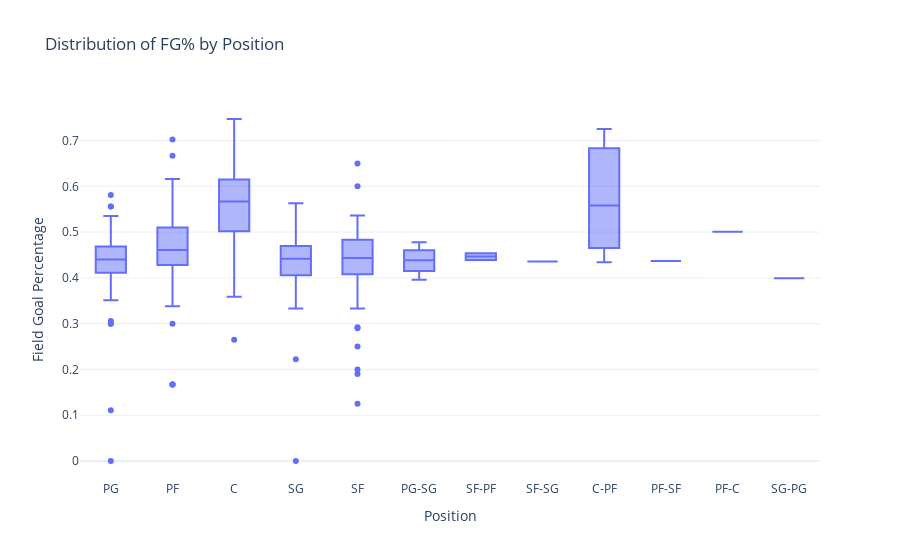

Notebook code for this chart:
### Code cell
fig = px.box(SS, x='slugPosition', y='pctFG', 
             title='Distribution of FG% by Position',
             labels={'slugPosition': 'Position', 'pctFG': 'Field Goal Percentage'}, height = 700,
             hover_data=['namePlayer'])
fig.show()

### Figure 1 — Plotly figure (JSON) as saved in the notebook; plotly's stock layout.template omitted (floating-point values rounded to 4 significant figures; data arrays with more than 128 entries replaced by an {"elided": "..."} marker saying what was removed)
{"data": [{"alignmentgroup": "True", "customdata": {"elided": "478x1 str values"}, "hovertemplate": "Position=%{x}<br>Field Goal Percentage=%{y}<br>namePlayer=%{customdata[0]}<extra></extra>", "legendgroup": "", "marker": {"color": "#636efa"}, "name": "", "notched": false, "offsetgroup": "", "orientation": "v", "showlegend": false, "type": "box", "x": {"elided": "478 str values"}, "x0": " ", "xaxis": "x", "y": {"elided": "478 float values"}, "y0": " ", "yaxis": "y"}], "layout": {"autosize": true, "boxmode": "group", "legend": {"tracegroupgap": 0}, "title": {"text": "Distribution of FG% by Position"}, "xaxis": {"anchor": "y", "autorange": true, "domain": [0, 1], "range": [-0.5, 11.5], "title": {"text": "Position"}, "type": "category"}, "yaxis": {"anchor": "x", "autorange": true, "domain": [0, 1], "range": [-0.0415, 0.7885], "title": {"text": "Field Goal Percentage"}, "type": "linear"}}}
